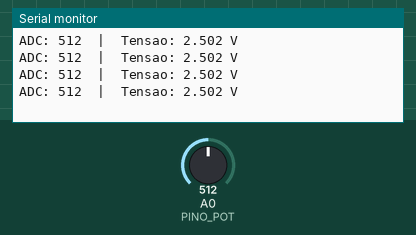
A sketch run on a simulated Arduino Uno, built with avr-gcc and run on an emulated ATmega328P. Parts: the last lines printed to the serial monitor. The test bench sets the inputs (shaded band); at power-on: A0 (PINO_POT) = 512.

Above: at 1.2 s.
1.3 s: A0 (PINO_POT) set to 716
At 1.71 s:
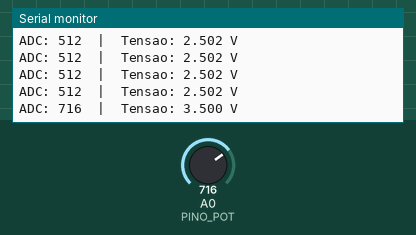
2.8 s: A0 (PINO_POT) set to 900
At 2.91 s:
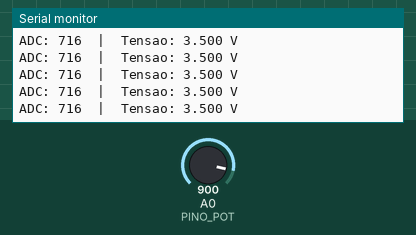
Timing chart, 0 to 5.8 s (numbered marks = the images above; inputs shaded):
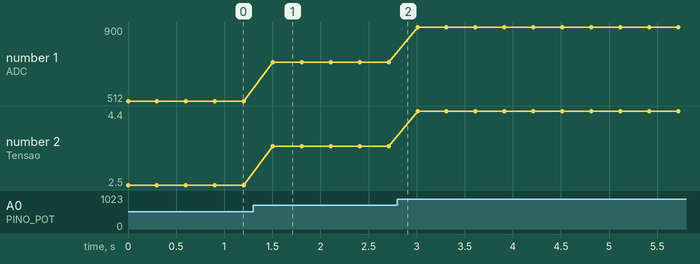

Measured:
- after the input at 1.3 s, the serial monitor: prints a new line after 0.20 s (image 1)
- plotted number 1: 512 → 716 after the input at 1.3 s, 716 → 900 after the input at 2.8 s
- plotted number 2: 2.5 → 3.5 after the input at 1.3 s, 3.5 → 4.4 after the input at 2.8 s

The sketch:

10_02_adc_para_tensao.ino
```cpp
#define PINO_POT A0

void setup() {
  Serial.begin(9600);
}

void loop() {
  int leitura = analogRead(PINO_POT);
  float tensao = leitura * (5.0 / 1023.0);
  Serial.print("ADC: ");
  Serial.print(leitura);
  Serial.print("  |  Tensao: ");
  Serial.print(tensao, 3);
  Serial.println(" V");
  delay(300);
}
```
